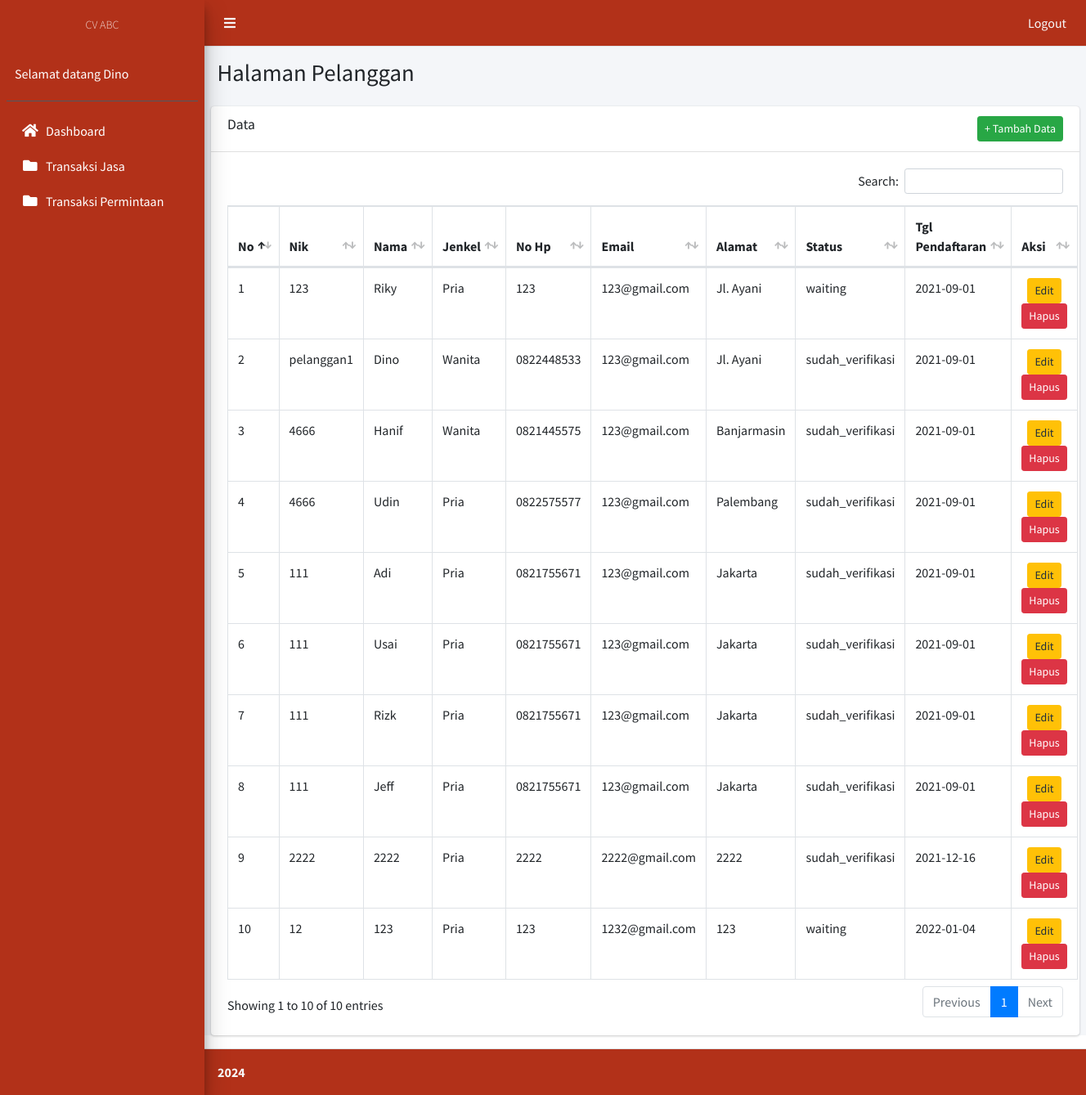
The app's page /pelanggan-index.php (signed in) with its own data.
### tables this page shows
CREATE TABLE `pelanggan` (
  `id` int(11) NOT NULL,
  `kode` varchar(50) DEFAULT NULL,
  `nik` varchar(150) DEFAULT NULL,
  `nama` varchar(150) DEFAULT NULL,
  `alamat` text DEFAULT NULL,
  `hp` varchar(18) DEFAULT NULL,
  `username` varchar(50) DEFAULT NULL,
  `password` varchar(50) DEFAULT NULL,
  `verifikasi` enum('sudah_verifikasi','waiting','data_tidak_valid') DEFAULT NULL,
  `email` varchar(100) DEFAULT NULL,
  `tgl_daftar` date DEFAULT NULL,
  `jenkel` enum('Pria','Wanita') NOT NULL
);

### pelanggan-index.php (the view, shortened to what this page needs)
<?php
  include('templates/header.php');
  include('templates/sidebar.php');
?>
  <div class="content-wrapper">
    <section class="content-header">
      <div class="container-fluid">
        <div class="row mb-2">
          <div class="col-sm-6">
            <h1>Halaman Pelanggan</h1>
          </div>
        </div>
      </div>
    </section>
    <section class="content">
      <div class="card">
        <div class="card-header">
          <h3 class="card-title">Data</h3>
          <a href="pelanggan-tambah.php" class="btn btn-sm btn-success float-right">+ Tambah Data</a>
        </div>
        <div class="card-body">
        <table class="table table-bordered" id="example2">
          <thead>
            <tr>
              <th>No</th>
              <th>Nik</th>
              <th>Nama</th>
              <th>Jenkel</th>
              <th>No Hp</th>
              <th>Email</th>
              <th>Alamat</th>
              <th>Status</th>
              <th>Tgl Pendaftaran</th>
              <th>Aksi</th>
            </tr>
          </thead>
          <tbody>
            <?php
              include('koneksi.php');
              $datas = mysqli_query($koneksi, "select * from pelanggan") or die(mysqli_error($koneksi));
              $no = 1;
              while($row = mysqli_fetch_assoc($datas)) {
            ?>
          <tr>
            <td ><?= $no; ?></td>
            <td><?= $row['nik']; ?></td>
            <td><?= $row['nama']; ?></td>
            <td><?= $row['jenkel']; ?></td>
            <td><?= $row['hp']; ?></td>
            <td><?= $row['email']; ?></td>
            <td><?= $row['alamat']; ?></td>
            <td><?= $row['verifikasi']; ?></td>
            <td><?= $row['tgl_daftar']; ?></td>
            <td style="text-align: center;">
                <a href="pelanggan-edit.php?id=<?= $row['id']; ?>" class="btn btn-sm btn-warning">Edit</a>
                <a href="pelanggan-index.php?id=<?= $row['id']; ?>&status=hapus" class="btn btn-sm btn-danger" onclick="return confirm('anda yakin ingin hapus data ini?');">Hapus</a>
            </td>
          </tr>
            <?php $no++; } ?>
          </tbody>
        </table>
      </div>
    </div>
    </section>
  </div>
  <?php
    include('templates/footer.php');
  ?>

### records on screen
pelanggan: nik "123", nama "Riky", jenkel "Pria", hp "123", email "123@gmail.com", alamat "Jl. Ayani", verifikasi "waiting", tgl_daftar "2021-09-01"
pelanggan: nik "pelanggan1", nama "Dino", jenkel "Wanita", hp "0822448533", email "123@gmail.com", alamat "Jl. Ayani", verifikasi "sudah_verifikasi", tgl_daftar "2021-09-01"
pelanggan: nik "4666", nama "Hanif", jenkel "Wanita", hp "0821445575", email "123@gmail.com", alamat "Banjarmasin", verifikasi "sudah_verifikasi", tgl_daftar "2021-09-01"
pelanggan: nik "4666", nama "Udin", jenkel "Pria", hp "0822575577", email "123@gmail.com", alamat "Palembang", verifikasi "sudah_verifikasi", tgl_daftar "2021-09-01"
pelanggan: nik "111", nama "Adi", jenkel "Pria", hp "0821755671", email "123@gmail.com", alamat "Jakarta", verifikasi "sudah_verifikasi", tgl_daftar "2021-09-01"
pelanggan: nik "111", nama "Usai", jenkel "Pria", hp "0821755671", email "123@gmail.com", alamat "Jakarta", verifikasi "sudah_verifikasi", tgl_daftar "2021-09-01"
pelanggan: nik "111", nama "Rizk", jenkel "Pria", hp "0821755671", email "123@gmail.com", alamat "Jakarta", verifikasi "sudah_verifikasi", tgl_daftar "2021-09-01"
pelanggan: nik "111", nama "Jeff", jenkel "Pria", hp "0821755671", email "123@gmail.com", alamat "Jakarta", verifikasi "sudah_verifikasi", tgl_daftar "2021-09-01"
pelanggan: nik "2222", nama "2222", jenkel "Pria", hp "2222", email "2222@gmail.com", alamat "2222", verifikasi "sudah_verifikasi", tgl_daftar "2021-12-16"
pelanggan: nik "12", nama "123", jenkel "Pria", hp "123", email "1232@gmail.com", alamat "123", verifikasi "waiting", tgl_daftar "2022-01-04"

### other values on screen
$_SESSION['nama'] "Dino"
